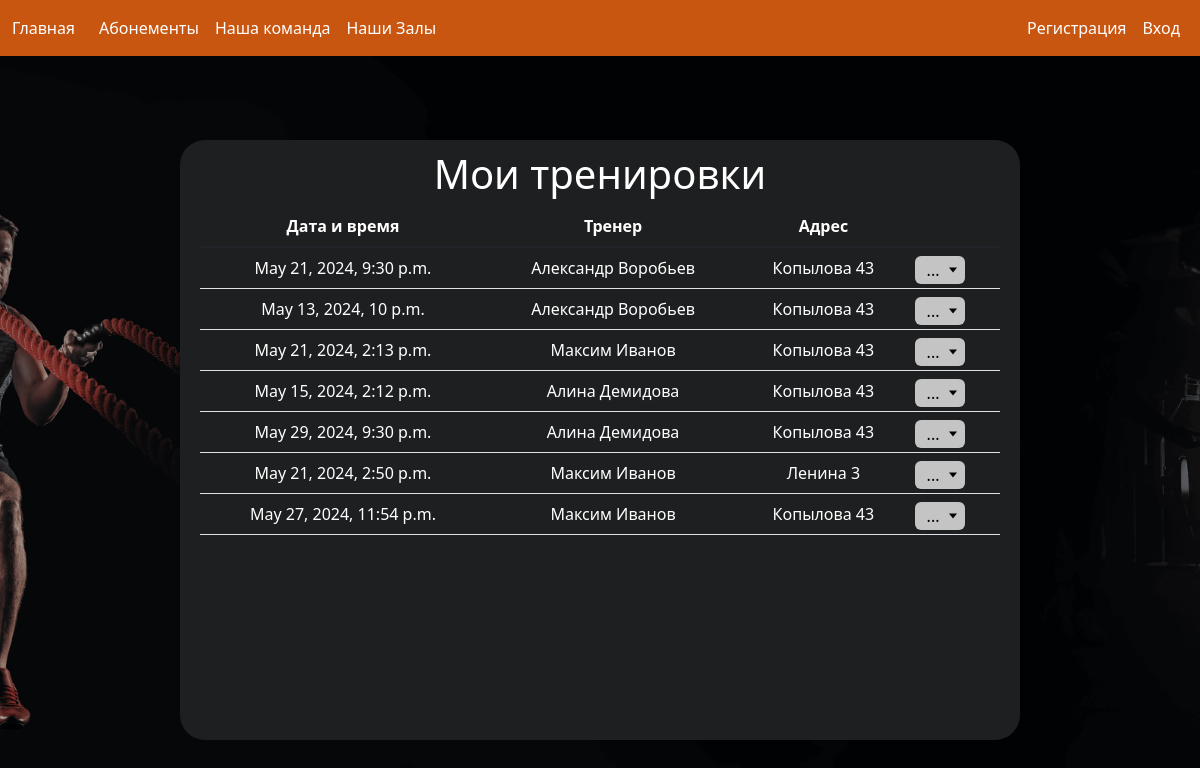
Screenshot of /mypage with the database file from the repository.
### jim_main/models.py (models this page shows)
class Trenings(models.Model) :
    trener = models.ForeignKey(Treners, on_delete=models.DO_NOTHING, null=True, verbose_name= 'Тренер')
    user = models.ForeignKey(User, on_delete=models.DO_NOTHING, null=False, verbose_name= 'Юзер')
    hall = models.ForeignKey(Halls, on_delete=models.DO_NOTHING, null=False, verbose_name= 'Зал')
    dt = models.DateTimeField(verbose_name= 'Дата и время')

class Treners(models.Model) :
    def __str__(self) -> str:
        return f"{self.first_name} {self.last_name}"
    first_name = models.CharField(max_length=200, blank=True, null=False,  verbose_name='Имя тренера')
    last_name = models.CharField(max_length=200, blank=True, null=False,  verbose_name='Фамилия тренера')
    phone = models.CharField(max_length=200, blank=True, null=False,  verbose_name='Телефон тренера')
    mail = models.CharField(max_length=200, blank=True, null=False,  verbose_name='Майл тренера')
    photos = models.ImageField(null=True)

class Halls(models.Model) :
    def __str__(self) -> str:
        return f"{self.Adres}"
    title = models.CharField(max_length=120, null=True)
    Adres = models.CharField(max_length=255, null=False)
    area = models.CharField(max_length=120)
    photos = models.ImageField(null=True)

### jim_main/views.py (the view)
# urls.py: path('mypage', (mypage), name='mypage'),
def mypage(request) :
    trenings = Trenings.objects.all()
    return render(request, 'main/mypage.html', {'title': 'Моя страница', 'trenings' : trenings})

### jim_main/templates/main/mypage.html (shortened to what this page needs)
{% extends 'main/base.html' %}
{% load static %}
{% block content %}
<div class="my_page">
    <h1 class="myTrenings">Мои тренировки</h1>
    <div class="table-responsive">
        <table class="table">
            <thead>
                <tr>
                    <th scope="col" style="color: white" ;>Дата и время</th>
                    <th scope="col" style="color: white;">Тренер</th>
                    <th scope="col" style="color: white;">Адрес</th>
                    <th scope="col" style="color: white;"></th>
                </tr>
            </thead>
            <tbody>
                {% for trening in trenings %}
                <tr>
                    <td style="color: white;"> {{ trening.dt }} </td>
                    <td style="color: white;">{{ trening.trener }}</td>
                    <td style="color: white;">{{ trening.hall }}</td>
                    <td>
                        <div class="dropdown">
                            <button class="dropdown_button">...</button>
                        </div>
                    </td>
                </tr>
                {% endfor %}
            </tbody>
        </table>
    </div>
</div>
{% endblock %}

### jim_main/static/main/css/style.css (style rules this page uses)
.body { background: url(image/fon.png) no-repeat center center fixed; -webkit-background-size: cover; -moz-background-size: cover; -o-background-size: cover; background-size: cover; z-index: 0; height: 900px; }
.my_page { height: 600px; background-color: #1e1f20; margin-left: 15%; margin-right: 15%; margin-top: 7%; border-radius: 25px; padding-left: 20px; padding-right: 20px; padding-top: 10px; text-align: center; }
.myTrenings { color: #fff; }
.dropdown { position: relative; height: 4px; }
.dropdown_button { height: 28px; position: relative; display: block; width: 100%; text-align: left; border: 4px; background-color: #c4c4c4; border-radius: 6px; padding: 1px; padding-left: 12px; width: 50px; cursor: pointer; }
.dropdown_button::after { content: ""; position: absolute; top: 50%; right: 15%; transform: translateY(-50%); width: 0; height: 0; border-width: 5.2px 4px 0px 4px; border-color: black transparent transparent transparent; border-style: solid; }

### rows the page displays
Trenings: dt "May 21, 2024, 9:30 p.m.", trener "Александр Воробьев", hall "Копылова 43"
Trenings: dt "May 13, 2024, 10 p.m.", trener "Александр Воробьев", hall "Копылова 43"
Trenings: dt "May 21, 2024, 2:13 p.m.", trener "Максим Иванов", hall "Копылова 43"
Trenings: dt "May 15, 2024, 2:12 p.m.", trener "Алина Демидова", hall "Копылова 43"
Trenings: dt "May 29, 2024, 9:30 p.m.", trener "Алина Демидова", hall "Копылова 43"
Trenings: dt "May 21, 2024, 2:50 p.m.", trener "Максим Иванов", hall "Ленина 3"
Trenings: dt "May 27, 2024, 11:54 p.m.", trener "Максим Иванов", hall "Копылова 43"
